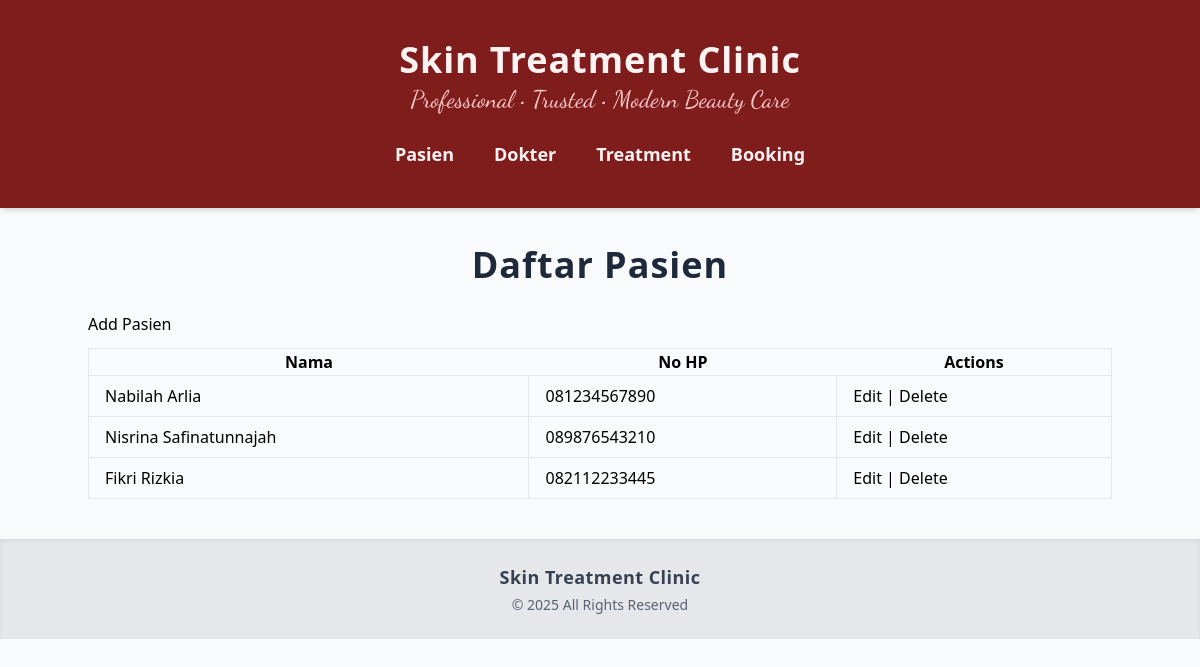
The page / on the database its author committed.
### tables this page shows
CREATE TABLE pasien (
    id_pasien INT AUTO_INCREMENT PRIMARY KEY,
    nama VARCHAR(100) NOT NULL,
    no_hp VARCHAR(20) NOT NULL
);

### models/Pasien.php (called while the page is built, shortened)
<?php
require_once "config/Database.php";
class Pasien
{
    private $conn;
    private $table = "pasien";
    public function __construct()
    {
        $database = new Database();
        $this->conn = $database->getConnection();
    }
    public function getAll()
    {
        $query = "SELECT * FROM " . $this->table;
        $stmt = $this->conn->prepare($query);
        $stmt->execute();
        return $stmt->fetchAll(PDO::FETCH_ASSOC);
    }
}

### config/Database.php (called while the page is built, shortened)
<?php
class Database
{
    private $host = "localhost";
    private $database = "skin_clinic";
    private $username = "root";
    private $password = "";
    public function getConnection()
    {
        $this->conn = null;
        try {
            $this->conn = new PDO(
                "mysql:host=" . $this->host . ";dbname=" . $this->database,
                $this->username,
                $this->password
            );
            $this->conn->setAttribute(PDO::ATTR_ERRMODE, PDO::ERRMODE_EXCEPTION);
        } catch (PDOException $exception) {
            echo "Connection error: " . $exception->getMessage();
        }
        return $this->conn;
    }
}

### viewmodels/PasienViewModel.php (called while the page is built, shortened)
<?php
require_once 'models/Pasien.php';
class PasienViewModel
{
    private $pasien;
    public function __construct()
    {
        $this->pasien = new Pasien();
    }
    public function getPasienList()
    {
        return $this->pasien->getAll();
    }
}

### views/pasien_list.php (the view)
<?php
require_once 'views/template/header.php';
?>
<h2 class="page-title">Daftar Pasien</h2>
<a href="index.php?entity=pasien&action=add">Add Pasien</a>
<table class="w-full border mt-3">
    <tr>
        <th>Nama</th>
        <th>No HP</th>
        <th>Actions</th>
    </tr>
    <?php foreach ($pasienList as $pasien): ?>
        <tr>
            <td class="border px-4 py-2"><?php echo htmlspecialchars($pasien['nama']); ?></td>
            <td class="border px-4 py-2"><?php echo htmlspecialchars($pasien['no_hp']); ?></td>
            <td class="border px-4 py-2">
                <a href="index.php?entity=pasien&action=edit&id=<?php echo $pasien['id_pasien']; ?>">Edit</a> |
                <a href="index.php?entity=pasien&action=delete&id=<?php echo $pasien['id_pasien']; ?>"
                    onclick="return confirm('Hapus pasien?');">Delete</a>
            </td>
        </tr>
    <?php endforeach; ?>
</table>
<?php
require_once 'views/template/footer.php';
?>

### views/template/header.php (style rules this page uses)
.page-title { font-size: 36px; font-weight: 800; margin: 30px 0 20px 0; color: #1e293b; text-align: center; letter-spacing: 1px; }

### rows shown on the page
pasien: nama "Nabilah Arlia", no_hp "081234567890"
pasien: nama "Nisrina Safinatunnajah", no_hp "089876543210"
pasien: nama "Fikri Rizkia", no_hp "082112233445"
